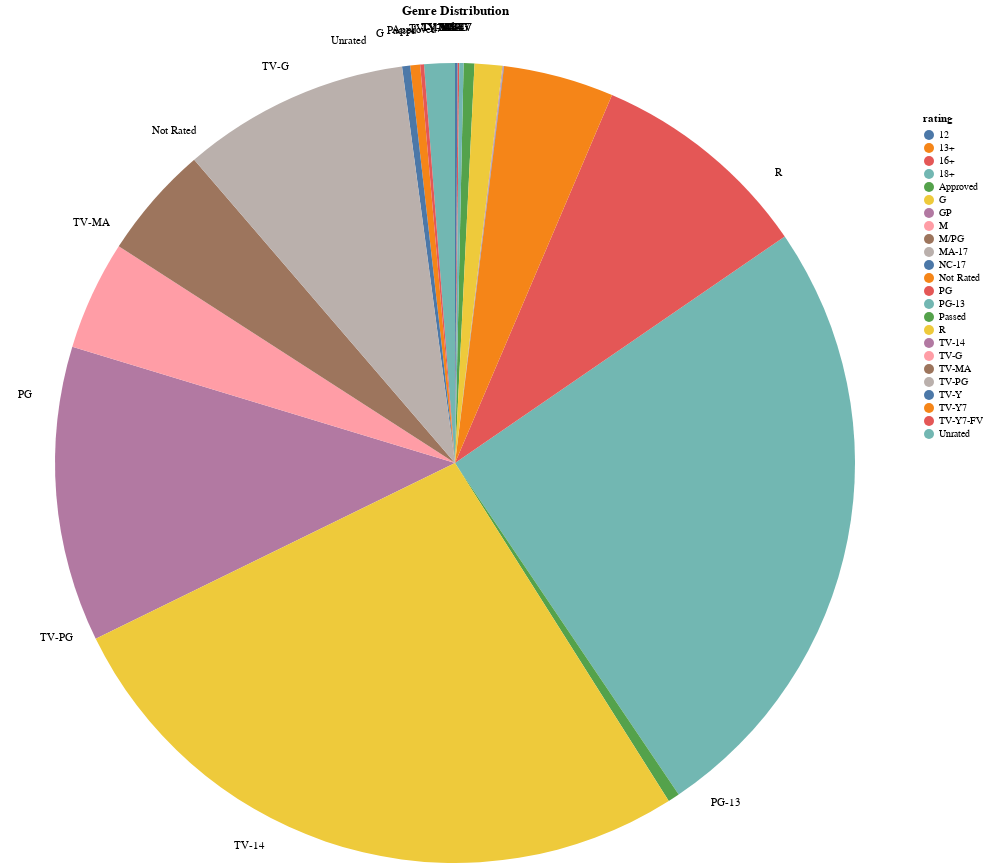

Source (notebook cell):
### Code cell
ratings = df_joined.select(
    pl.col('rating')
).group_by(
    'rating'
).len().filter(
    pl.col('rating').is_not_null()
)

base = alt.Chart(ratings).mark_arc(outerRadius=400).encode(
    theta=alt.Theta(field='len', type="quantitative", stack=True),
    color=alt.Color(field='rating', type="nominal"),
    tooltip=['rating', alt.Tooltip('len', title='Count')]
)

text = alt.Chart(ratings).mark_text(radius=435).encode(
    text=alt.Text(field='rating', type='nominal'),
    theta=alt.Theta(field='len', type='quantitative', stack=True),
    order=alt.Order(field='len', sort='descending'),
    color=alt.value("black")
)

pie_with_labels = base + text

pie_with_labels = pie_with_labels.properties(
    width=900,
    height=700,
    title="Genre Distribution"
).configure_view(
    strokeWidth=0
)

pie_with_labels

### Figure 1 — Vega-Lite specification as saved in the notebook (floating-point values rounded to 4 significant figures)
{"config": {"view": {"continuousWidth": 300, "continuousHeight": 300, "strokeWidth": 0}}, "layer": [{"mark": {"type": "arc", "outerRadius": 400}, "encoding": {"color": {"field": "rating", "type": "nominal"}, "theta": {"field": "len", "stack": true, "type": "quantitative"}, "tooltip": [{"field": "rating", "type": "nominal"}, {"field": "len", "title": "Count", "type": "quantitative"}]}}, {"mark": {"type": "text", "radius": 435}, "encoding": {"color": {"value": "black"}, "order": {"field": "len", "sort": "descending"}, "text": {"field": "rating", "type": "nominal"}, "theta": {"field": "len", "stack": true, "type": "quantitative"}}}], "data": {"name": "data-49265a5aec94511b8204b6c529554fac"}, "height": 700, "title": "Genre Distribution", "width": 900, "$schema": "https://vega.github.io/schema/vega-lite/v5.20.1.json", "datasets": {"data-49265a5aec94511b8204b6c529554fac": [{"rating": "MA-17", "len": 136}, {"rating": "M", "len": 340}, {"rating": "TV-14", "len": 279611}, {"rating": "PG-13", "len": 588445}, {"rating": "16+", "len": 1499}, {"rating": "12", "len": 2406}, {"rating": "TV-Y7", "len": 9338}, {"rating": "M/PG", "len": 85}, {"rating": "GP", "len": 630}, {"rating": "TV-G", "len": 103316}, {"rating": "Passed", "len": 11035}, {"rating": "13+", "len": 73}, {"rating": "TV-MA", "len": 107365}, {"rating": "Approved", "len": 10193}, {"rating": "Unrated", "len": 28931}, {"rating": "TV-Y7-FV", "len": 3615}, {"rating": "R", "len": 625805}, {"rating": "TV-Y", "len": 7660}, {"rating": "18+", "len": 4047}, {"rating": "PG", "len": 210791}, {"rating": "Not Rated", "len": 104402}, {"rating": "G", "len": 26100}, {"rating": "TV-PG", "len": 215136}, {"rating": "NC-17", "len": 387}]}}
